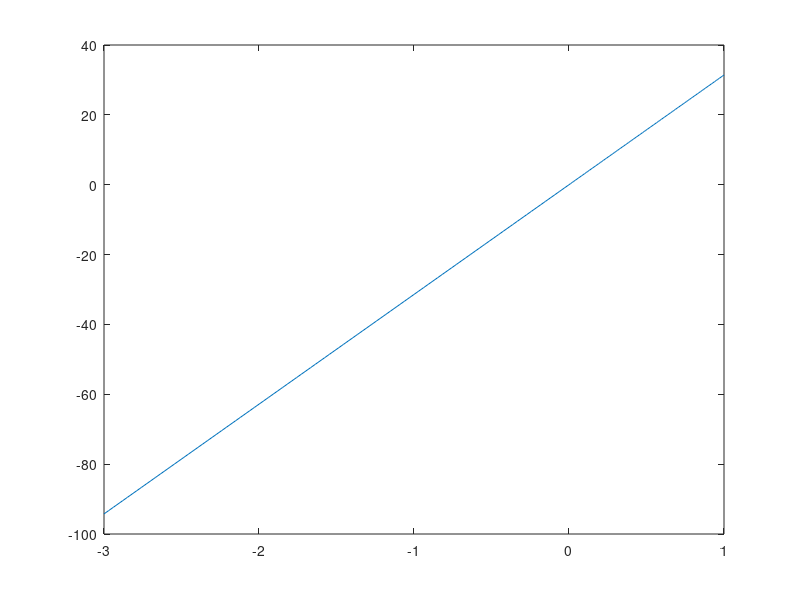

This figure's MATLAB source:
x_forward = linspace(0,1,100);
x_backward = linspace(-3,0,100);
x_backward(end) = [];
x = [x_backward x_forward];
seno = 2*pi*5*x;

figure
plot(x,seno);